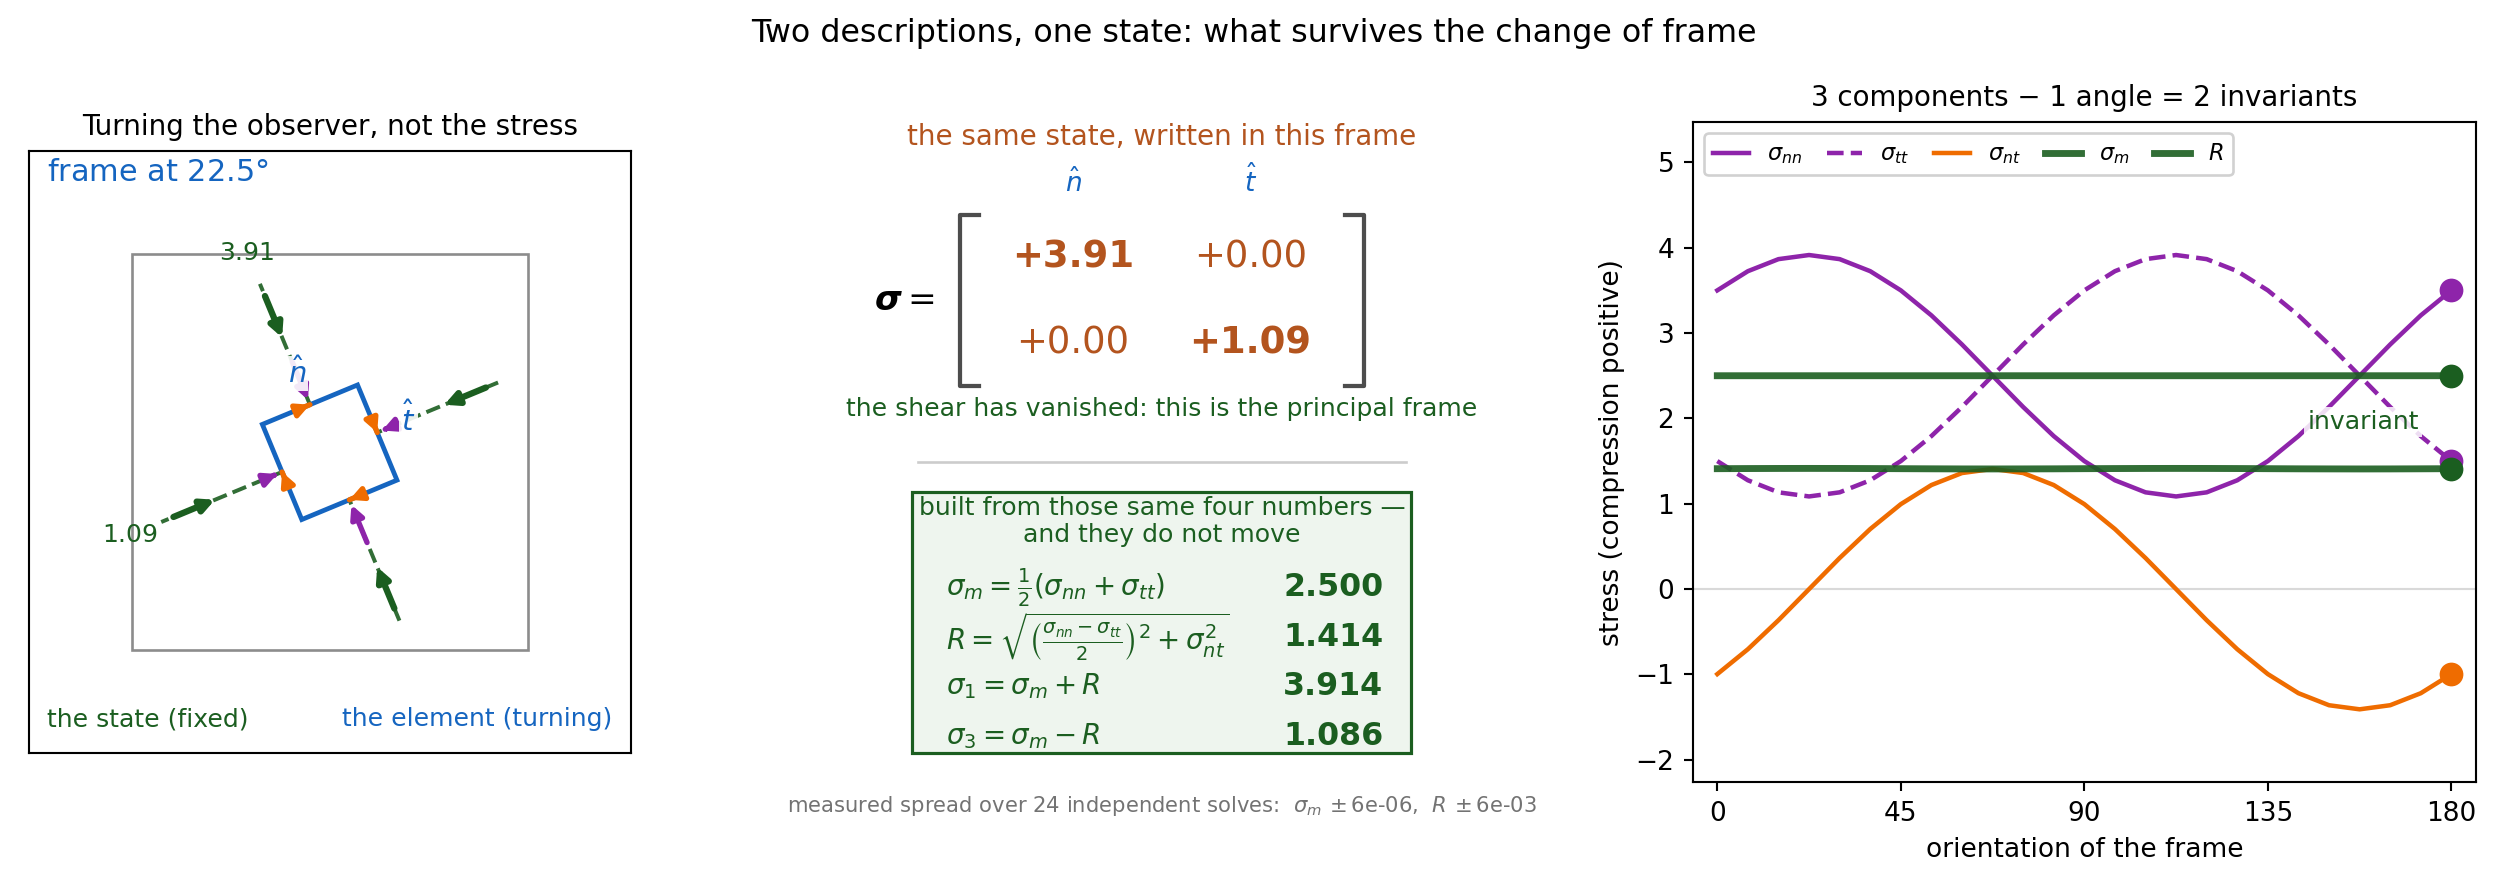

Reproduce this figure in Python.
"""Invariants: the numbers that survive a change of frame.

The pedagogical problem this figure exists to solve: told that a tensor
"has invariants", students reasonably ask what is being varied. Nothing
is. The state of stress at a point is one physical object; sigma_xx,
sigma_xy ... are merely what you read off when you interrogate it with
one particular set of planes. Choose different planes and every number
changes, while the thing described does not.

So this animation does not vary the stress. It varies the OBSERVER. A
square element turns through the same fixed field, and at every angle
the full 2x2 matrix in that element's own frame is displayed. All four
entries churn. Underneath them sit the mean stress and the radius,
computed from those same churning entries, and they do not move.

Two of those angles are the ones the course already knows: the frame
in which the off-diagonal entries vanish is the principal frame. The
Cartesian description and the principal description are the same state
written twice -- which is exactly why the numbers they share are the
ones worth naming.

The counting is the punchline. A symmetric 2x2 tensor holds 3 numbers;
choosing a frame costs 1 angle; 3 - 1 = 2 quantities cannot depend on
the choice. In 3D, 6 - 3 = 3 -- which is why there are exactly three
principal invariants and not four.

Every entry is measured. The rotating-frame matrix is assembled from
the welded-probe sweep cached by mohr_two_fields.py:

    sigma'_nn(theta) = probe normal traction at theta
    sigma'_nt(theta) = probe shear traction at theta
    sigma'_tt(theta) = probe normal traction at theta - 90

A confining pressure is ADDED analytically. The solve is driven purely
deviatorically and, in a closed velocity-driven box, its pressure is
fixed only to an arbitrary constant anyway (see the handoff note), so
imposing a stated confining pressure is more honest than quoting the
solver's own. It also makes the first invariant something other than
zero, which is the point.
"""
import os

import matplotlib
matplotlib.use("Agg")
import matplotlib.pyplot as plt
import numpy as np
from PIL import Image

D = os.path.dirname(os.path.abspath(__file__))
CENTRE = np.array([0.5, 0.5])
STEP = 7.5
NGRID = 24                       # 180 / STEP: the sweep is 180-periodic
P_CONF = 2.5                     # stated confining pressure (compression +)

VARY_C = "#b3541e"               # the components: they change
INV_C = "#1b5e20"                # the invariants: they do not
NORM_C = "#8e24aa"
SHEAR_C = "#ef6c00"
FRAME_C = "#1565c0"              # the observer's axes
DRIVE_C = "#6d4c41"

A_RATE, GAMMA, ETA = 0.5, 1.0, 1.0
SIG_DRIVE = ETA * np.array([[2 * A_RATE, GAMMA], [GAMMA, -2 * A_RATE]])
R_AN = float(np.linalg.norm(SIG_DRIVE, 2))


def load_probes():
    cache = os.path.join(D, "_mohr2_probes_A.npz")
    assert os.path.exists(cache), (
        "missing _mohr2_probes_A.npz -- run mohr_two_fields.py first")
    p = np.load(cache)["probes"]
    assert abs(p[1, 0] - p[0, 0] - STEP) < 1e-9, "cache step is not 7.5 deg"
    return p


def sig_at(probes, theta):
    """Measured normal traction for the plane at `theta`, 180-periodic."""
    return probes[int(round((theta % 180.0) / STEP)) % NGRID, 1]


def frame_matrix(probes, k):
    """The stress tensor in the frame of probe k, compression positive.

    sigma_geo = P.I - sigma_solver, so the whole tensor flips sign and
    the confining pressure is added to the diagonal.
    """
    theta, sig_k, tau_k = probes[k]
    snn = P_CONF - sig_k
    stt = P_CONF - sig_at(probes, theta - 90.0)
    snt = -tau_k
    return theta, np.array([[snn, snt], [snt, stt]])


def invariants(M):
    sm = 0.5 * (M[0, 0] + M[1, 1])
    rad = np.hypot(0.5 * (M[0, 0] - M[1, 1]), M[0, 1])
    return sm, rad


def principal_dirs(probes):
    """Measured principal directions: where the probe's shear vanishes."""
    th, tau = probes[:, 0], probes[:, 2]
    out = []
    for i in range(len(tau) - 1):
        if tau[i] == 0.0 or tau[i] * tau[i + 1] < 0.0:
            w = abs(tau[i]) / (abs(tau[i]) + abs(tau[i + 1]))
            ts = th[i] + w * (th[i + 1] - th[i])
            out.append((ts, P_CONF - sig_at(probes, round(ts / STEP) * STEP)))
    return out


def panel_element(ax, probes, pdirs, k, scale):
    """The observer's element turning through a state that does not turn.

    Deliberately spare. The wall tractions that drive the solve are left
    out here -- this panel is about frames, not about what is applied,
    and the green axes already say everything about the state.
    """
    theta, M = frame_matrix(probes, k)
    c = CENTRE
    e1 = np.array([-np.sin(np.radians(theta)), np.cos(np.radians(theta))])
    e2 = np.array([np.cos(np.radians(theta)), np.sin(np.radians(theta))])

    ax.add_patch(plt.Rectangle((0, 0), 1, 1, fill=False, lw=1.0,
                               edgecolor="0.55"))

    # the state itself: the MEASURED principal directions, drawn across
    # the whole box. They never move, whatever the element does.
    for th_star, s_star in pdirs:
        d = np.array([-np.sin(np.radians(th_star)),
                      np.cos(np.radians(th_star))])
        ax.plot([c[0] - 0.46 * d[0], c[0] + 0.46 * d[0]],
                [c[1] - 0.46 * d[1], c[1] + 0.46 * d[1]],
                "--", color=INV_C, lw=1.5, alpha=0.9, zorder=1)
        for sgn in (+1, -1):
            ax.annotate("", xytext=c + sgn * 0.44 * d, xy=c + sgn * 0.30 * d,
                        arrowprops=dict(arrowstyle="-|>", lw=2.4,
                                        color=INV_C), zorder=2)
        p = c + 0.545 * d
        ax.text(p[0], p[1], f"{s_star:.2f}", fontsize=9.5, color=INV_C,
                ha="center", va="center", zorder=6)

    # the observer: a square element aligned to the rotating frame
    h = 0.13
    corners = np.array([c + a * h * e1 + b * h * e2
                        for a, b in ((1, 1), (1, -1), (-1, -1), (-1, 1))])
    ax.add_patch(plt.Polygon(corners, closed=True, fill=True, fc="white",
                             ec=FRAME_C, lw=1.8, zorder=3))
    for m, tang, snn, snt in ((e1, e2, M[0, 0], M[0, 1]),
                              (-e1, -e2, M[0, 0], M[0, 1]),
                              (e2, -e1, M[1, 1], M[0, 1]),
                              (-e2, e1, M[1, 1], M[0, 1])):
        base = c + h * m
        ax.annotate("", xytext=base + scale * snn * m, xy=base,
                    arrowprops=dict(arrowstyle="-|>", lw=2.0, color=NORM_C),
                    zorder=4)
        ax.annotate("", xytext=base, xy=base + scale * snt * tang,
                    arrowprops=dict(arrowstyle="-|>", lw=2.0, color=SHEAR_C),
                    zorder=5)
    for vec, lab in ((e1, r"$\hat n$"), (e2, r"$\hat t$")):
        p = c + 0.215 * vec
        ax.text(p[0], p[1], lab, fontsize=11, color=FRAME_C, zorder=6,
                ha="center", va="center",
                bbox=dict(fc="white", ec="none", alpha=0.9, pad=0.8))

    ax.text(0.03, 0.95, rf"frame at ${theta:.1f}°$", fontsize=11.5,
            color=FRAME_C, transform=ax.transAxes)
    ax.text(0.03, 0.045, "the state (fixed)", fontsize=9.5, color=INV_C,
            transform=ax.transAxes)
    ax.text(0.97, 0.045, "the element (turning)", fontsize=9.5,
            color=FRAME_C, ha="right", transform=ax.transAxes)
    ax.set_xlim(-0.26, 1.26)
    ax.set_ylim(-0.26, 1.26)
    ax.set_aspect("equal")
    ax.set_xticks([])
    ax.set_yticks([])
    ax.set_title("Turning the observer, not the stress", fontsize=10.5)


def panel_numbers(ax, probes, k, spread):
    """The matrix in this frame, and what it is made of."""
    theta, M = frame_matrix(probes, k)
    sm, rad = invariants(M)
    diagonal = abs(M[0, 1]) < 0.04

    ax.set_xlim(0, 1)
    ax.set_ylim(0, 1)
    ax.axis("off")
    ax.text(0.5, 0.965, "the same state, written in this frame",
            fontsize=10.5, ha="center", color=VARY_C)

    for x in (0.135, 0.865):
        s = 1 if x < 0.5 else -1
        ax.plot([x + s * 0.035, x, x, x + s * 0.035],
                [0.86, 0.86, 0.60, 0.60], "-", color="0.3", lw=1.6)
    ax.text(0.09, 0.73, r"$\boldsymbol{\sigma} =$", fontsize=13, ha="right",
            va="center")
    for (i, j), (x, y) in zip(((0, 0), (0, 1), (1, 0), (1, 1)),
                              ((0.34, 0.795), (0.66, 0.795),
                               (0.34, 0.665), (0.66, 0.665))):
        ax.text(x, y, f"{M[i, j]:+.2f}", fontsize=14, ha="center",
                va="center", color=VARY_C,
                fontweight="bold" if i == j else "normal")
    ax.text(0.34, 0.895, r"$\hat n$", fontsize=10, ha="center", color=FRAME_C)
    ax.text(0.66, 0.895, r"$\hat t$", fontsize=10, ha="center", color=FRAME_C)
    ax.text(0.5, 0.555,
            "all four change with the frame" if not diagonal
            else "the shear has vanished: this is the principal frame",
            fontsize=9.5, ha="center",
            color=VARY_C if not diagonal else INV_C)

    ax.plot([0.06, 0.94], [0.485, 0.485], "-", color="0.8", lw=1.0)
    ax.add_patch(plt.Rectangle((0.05, 0.045), 0.90, 0.395, fill=True,
                               fc="#eef5ee", ec=INV_C, lw=1.2, zorder=0))
    ax.text(0.5, 0.395, "built from those same four numbers —\n"
                        "and they do not move", fontsize=9.5, ha="center",
            va="center", color=INV_C)
    rows = ((r"$\sigma_m = \frac{1}{2}(\sigma_{nn}+\sigma_{tt})$", sm),
            (r"$R = \sqrt{\left(\frac{\sigma_{nn}-\sigma_{tt}}{2}\right)^2"
             r" + \sigma_{nt}^2}$", rad),
            (r"$\sigma_1 = \sigma_m + R$", sm + rad),
            (r"$\sigma_3 = \sigma_m - R$", sm - rad))
    for r, (lab, val) in enumerate(rows):
        y = 0.295 - 0.075 * r
        ax.text(0.11, y, lab, fontsize=10.5, va="center", color=INV_C)
        ax.text(0.90, y, f"{val:.3f}", fontsize=12, va="center", ha="right",
                color=INV_C, fontweight="bold")
    ax.text(0.5, -0.045, "measured spread over 24 independent solves:  "
                         rf"$\sigma_m\,\pm${spread[0]:.0e},  "
                         rf"$R\,\pm${spread[1]:.0e}",
            fontsize=8, ha="center", color="0.45")


def panel_traces(ax, probes, k, sm_all, rad_all):
    """Components wobbling; invariants dead flat. The whole argument."""
    th = probes[:, 0]
    comp = np.array([frame_matrix(probes, i)[1] for i in range(len(probes))])
    ax.axhline(0, color="0.85", lw=0.8)
    series = ((comp[:, 0, 0], NORM_C, "-", r"$\sigma_{nn}$"),
              (comp[:, 1, 1], NORM_C, "--", r"$\sigma_{tt}$"),
              (comp[:, 0, 1], SHEAR_C, "-", r"$\sigma_{nt}$"))
    for y, col, ls, lab in series:
        ax.plot(th[:k + 1], y[:k + 1], ls, lw=1.7, color=col, label=lab)
        ax.plot([th[k]], [y[k]], "o", ms=8, color=col, zorder=5)
    for y, lab in ((sm_all, r"$\sigma_m$"), (rad_all, "$R$")):
        ax.plot(th[:k + 1], y[:k + 1], "-", lw=2.6, color=INV_C, alpha=0.9,
                label=lab)
        ax.plot([th[k]], [y[k]], "o", ms=8, color=INV_C, zorder=5)
    ax.text(172, 0.5 * (sm_all[0] + rad_all[0]), "invariant",
            fontsize=9.5, color=INV_C, ha="right", va="center",
            bbox=dict(fc="white", ec="none", alpha=0.85, pad=1.0))
    ax.set_xlim(-6, 186)
    ax.set_ylim(-1.6 * R_AN, P_CONF + 2.1 * R_AN)
    ax.set_xticks([0, 45, 90, 135, 180])
    ax.set_xlabel("orientation of the frame")
    ax.set_ylabel("stress (compression positive)")
    ax.legend(fontsize=8.5, loc="upper left", ncol=5,
              framealpha=0.9, columnspacing=1.1,
              handlelength=1.6)
    ax.set_title("3 components − 1 angle = 2 invariants", fontsize=10.5)


def save_gif(frames, out, colors=None):
    images = [Image.open(f) for f in frames]
    if colors:
        images = [im.convert("RGB") for im in images]
        pal = images[len(images) // 2].quantize(colors=colors,
                                                method=Image.MEDIANCUT)
        images = [im.quantize(palette=pal, dither=Image.NONE)
                  for im in images]
    images[0].save(out, save_all=True,
                   append_images=images[1:] + [images[-1]] * 6,
                   duration=280, loop=0, optimize=True)
    print(f"wrote {out} ({len(frames)} frames, "
          f"{os.path.getsize(out) / 1024:.0f} KB)")


probes = load_probes()
pdirs = principal_dirs(probes)
inv = np.array([invariants(frame_matrix(probes, i)[1])
                for i in range(len(probes))])
sm_all, rad_all = inv[:, 0], inv[:, 1]
spread = (float(sm_all.max() - sm_all.min()), float(rad_all.max() - rad_all.min()))
print(f"principal directions (measured): "
      + ", ".join(f"{t:.1f}° ({s:.2f})" for t, s in pdirs))
print(f"sigma_m  {sm_all.mean():.4f}  spread {spread[0]:.4f}   "
      f"(imposed P = {P_CONF})")
print(f"R        {rad_all.mean():.4f}  spread {spread[1]:.4f}   "
      f"(analytic {R_AN:.4f})")

SCALE = 0.13 / (P_CONF + R_AN)
frames = []
for k in range(len(probes)):
    fig, axes = plt.subplots(1, 3, figsize=(13.2, 4.7),
                             gridspec_kw=dict(width_ratios=[1.0, 0.92, 1.3]))
    panel_element(axes[0], probes, pdirs, k, SCALE)
    panel_numbers(axes[1], probes, k, spread)
    panel_traces(axes[2], probes, k, sm_all, rad_all)
    fig.suptitle("Two descriptions, one state: what survives the change "
                 "of frame", fontsize=12)
    fig.tight_layout()
    frame = os.path.join(D, f"_inv_frame_{k:03d}.png")
    fig.savefig(frame, dpi=100)
    plt.close(fig)
    frames.append(frame)

save_gif(frames, os.path.join(D, "invariants.gif"), colors=128)

k_star = int(np.argmin(np.abs(probes[:, 2])))
fig, axes = plt.subplots(1, 3, figsize=(13.2, 4.7),
                         gridspec_kw=dict(width_ratios=[1.0, 0.92, 1.3]))
panel_element(axes[0], probes, pdirs, k_star, SCALE)
panel_numbers(axes[1], probes, k_star, spread)
panel_traces(axes[2], probes, len(probes) - 1, sm_all, rad_all)
fig.suptitle("Two descriptions, one state: what survives the change of frame",
             fontsize=12)
fig.tight_layout()
out = os.path.join(D, "invariants.png")
fig.savefig(out, dpi=190)
plt.close(fig)
print(f"wrote {out}  (principal frame at theta = {probes[k_star, 0]:.1f}°)")
